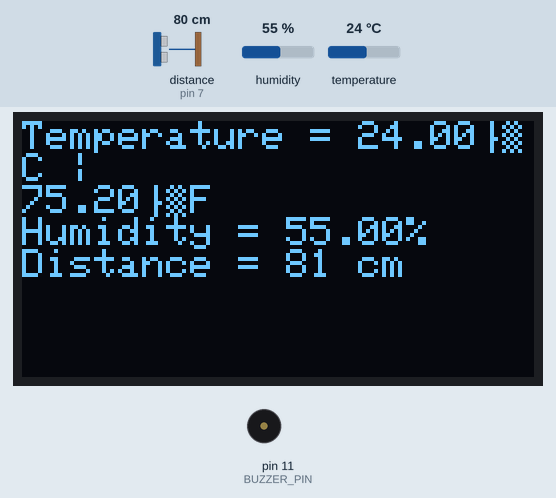
This sketch was run on a simulated Arduino Uno, built with avr-gcc and run on an emulated ATmega328P. Parts: 128×64 one-colour display, buzzer (waves = sounding, pin HIGH). The inputs (shaded band) are chosen by the test bench; at power-on: distance to the obstacle (sensor on pin 7) 80 cm, humidity 55 %, temperature 24 °C. The echo pulse lasts 58.3 µs per cm; the modem accepts every AT command (registered, SIM ready, sends succeed) and sends nothing else; what the sketch prints to the serial monitor is not drawn.

Above: at 3.5 s.
3.6 s: distance to the obstacle (sensor on pin 7) set to 21 cm
6.4 s: distance to the obstacle (sensor on pin 7) set to 18 cm
At 7.8 s:
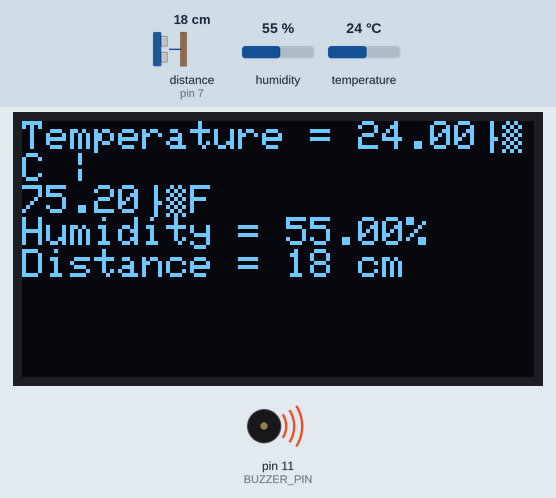
9.0 s: humidity set to 22 %
At 11.1 s:
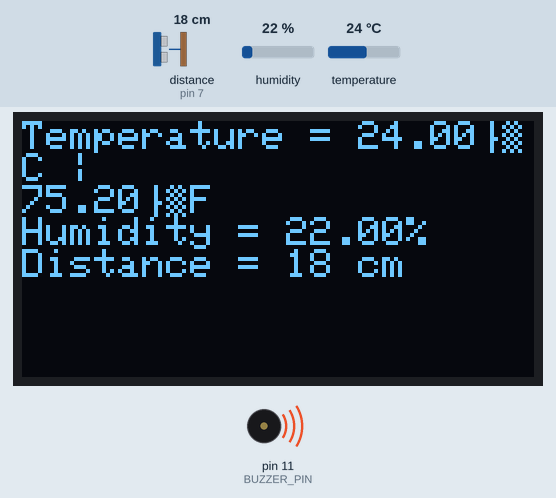
11.5 s: temperature set to 12 °C
At 13.1 s:
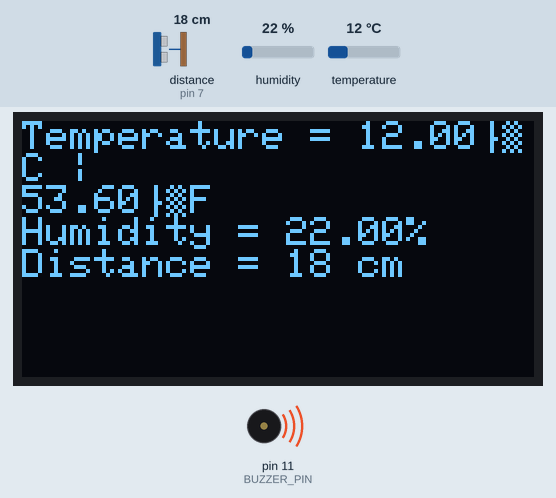
14.0 s: temperature set to 19 °C
At 16.3 s:
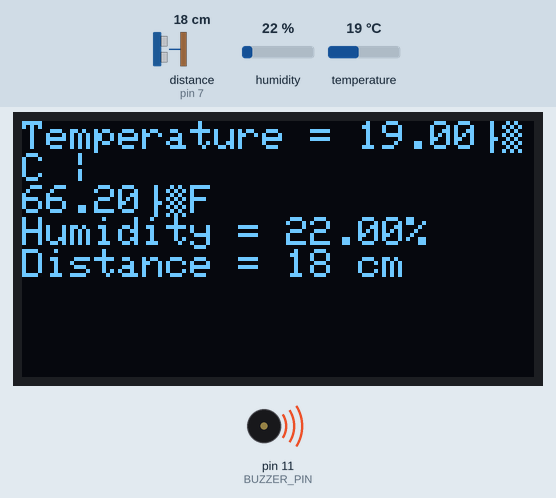
16.6 s: distance to the obstacle (sensor on pin 7) set to 2 cm
At 18.4 s:
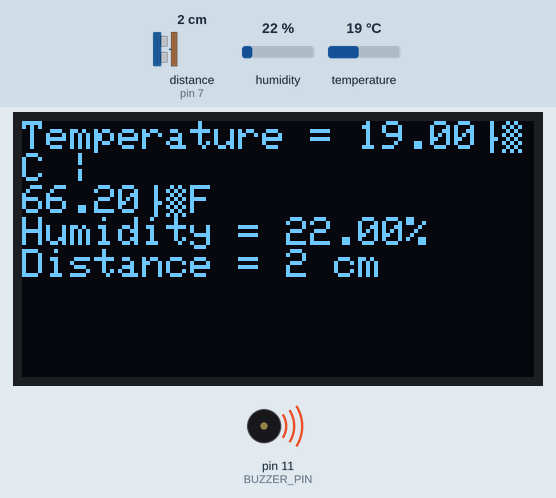
Timing chart, 0 to 19.9 s (numbered marks = the images above; inputs shaded):
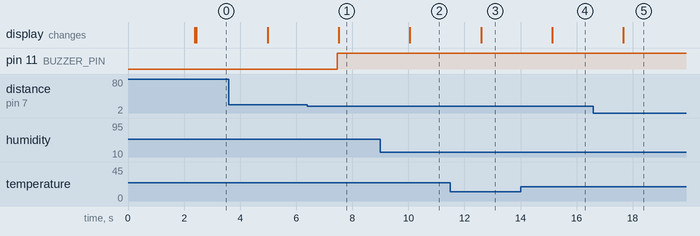

Measured:
- the behaviour switches between 20 and 19 cm on distance to the obstacle (sensor on pin 7) (found by bisection; images 0 and 1)
- after the input at 6.4 s, pin 11 (BUZZER_PIN): LOW → HIGH after 1.1 s; the display: changes after 1.1 s (image 1)
- after the input at 9.0 s, the display: changes after 1.1 s (image 2)
- after the input at 11.5 s, the display: changes after 1.1 s (image 3)
- after the input at 14.0 s, the display: changes after 1.1 s (image 4)
- after the input at 16.6 s, the display: changes after 1.1 s (image 5)

The sketch:

EmbeddedProject.ino
```cpp
#include <SoftwareSerial.h>


#include "NewPing.h"
#include <dht.h>        // Include library
#include <SPI.h>
#include <Wire.h>
#include <Adafruit_GFX.h>
#include <Adafruit_SSD1306.h>

#define outPin 9        // Defines pin number to which the sensor is connected

#define DELAY_MS 1000
#define GSM_DELAY_MS 200
#define RESPONSE_TIMEOUT_MS 200
#define GPRS_RESPONSE_TIMEOUT_MS 3000
#define DISCONNECT_TIMEOUT_MS 4000

// Hook up HC-SR04 with Trig to Arduino Pin 9, Echo to Arduino pin 10
#define TRIGGER_PIN 6
#define ECHO_PIN 7

#define BUZZER_PIN 11  // Example pin, replace with your chosen pin

// Maximum distance we want to ping for (in centimeters).
#define MAX_DISTANCE 400
#define SCREEN_WIDTH 128 // OLED display width, in pixels
#define SCREEN_HEIGHT 64 // OLED display height, in pixels

// Declaration for SSD1306 display connected using I2C
#define OLED_RESET     -1 // Reset pin # (or -1 if sharing Arduino reset pin)
#define SCREEN_ADDRESS 0x3C

//Create software serial object to communicate with SIM800L
SoftwareSerial SIM800(13, 12); //SIM800L Tx & Rx is connected to Arduino #3 & #2


Adafruit_SSD1306 display(SCREEN_WIDTH, SCREEN_HEIGHT, &Wire, OLED_RESET);
dht DHT;                // Creates a DHT object

// NewPing setup of pins and maximum distance.
NewPing sonar(TRIGGER_PIN, ECHO_PIN, MAX_DISTANCE);

void initializeGSM();
void establishGPRSConnection();
boolean endGPRSConnection();
boolean isGPRSConnected();
boolean waitForExpectedResponse(const char* expectedAnswer = "OK", unsigned int timeout = RESPONSE_TIMEOUT_MS);
void connectToThingSpeak();
void sendDataToThingSpeak(float temperature, float humidity, int distance);
void disconnectFromThingSpeak();
void handleThingSpeak(float temperature, float humidity, int distance);

const char* APN = "internet";
const char* USER = "";
const char* PASS = "";
const char* THINGSPEAK_HOST = "api.thingspeak.com";
const int THINGSPEAK_PORT = 80;
const char* API_KEY = "PJKILCUJ44NZSCXD";


void setup() {
   //Begin serial communication with Arduino and Arduino IDE (Serial Monitor)
  Serial.begin(9600);

  //Begin serial communication with Arduino and SIM800L
  SIM800.begin(9600);

  Serial.println("Initializing...");
    Serial.println("yo...");

  delay(1000);
  initializeGSM();
  SIM800.println("AT"); //Once the handshake test is successful, i t will back to OK
  updateSerial();


  pinMode(BUZZER_PIN, OUTPUT);  // Set the buzzer pin as an output

	Serial.begin(9600);
    // initialize the OLED object
  if(!display.begin(SSD1306_SWITCHCAPVCC, SCREEN_ADDRESS)) {
    Serial.println(F("SSD1306 allocation failed"));
    for(;;); // Don't proceed, loop forever
  }
    display.clearDisplay();

}

void loop() {
  int distance = sonar.ping_cm();


  if (distance < 20) {
    digitalWrite(BUZZER_PIN, HIGH);  // Turn the buzzer ON

  } else {
    digitalWrite(BUZZER_PIN, LOW);  // Turn the buzzer OFF
  }

    int readData = DHT.read11(outPin);

    float t = DHT.temperature;        // Read temperature
    float h = DHT.humidity;           // Read humidity

    // Set text size and color
    display.setTextSize(1);
    display.setTextColor(WHITE);
    // Print temperature and humidity readings
    display.setCursor(0, 0);
    display.print("Temperature = ");
    Serial.println(t);
    display.print(t);
    display.println("°C |");
    display.print((t*9.0)/5.0+32.0);        // Convert celsius to fahrenheit
    display.println("°F ");
    display.print("Humidity = ");
    display.print(h);
    display.println("%");
    display.print("Distance = ");
    display.print(distance);
    display.println(" cm");
    // Display the content on the OLED
    display.display();

    delay(500); // wait two seconds
    display.clearDisplay();

    if (isnan(h) || isnan(t)) {
      Serial.println("Failed to read from DHT11 sensor!");
      return;
    }
    handleThingSpeak(t, h, distance);
    delay(500);
}


void updateSerial()
{
  delay(500);
  while (Serial.available())
  {
    SIM800.write(Serial.read());//Forward what Serial received to Software Serial Port
  }
  while(SIM800.available())
  {
    Serial.write(SIM800.read());//Forward what Software Serial received to Serial Port
  }
}

void initializeGSM() {
  SIM800.println("AT");
  waitForExpectedResponse();
  delay(GSM_DELAY_MS);
  SIM800.println("AT+CPIN?");
  waitForExpectedResponse("+CPIN: READY");
  delay(GSM_DELAY_MS);
  SIM800.println("AT+CFUN=1");
  waitForExpectedResponse();
  delay(GSM_DELAY_MS);
  SIM800.println("AT+CREG?");
  waitForExpectedResponse("+CREG: 0,");
  delay(GSM_DELAY_MS);
}

void establishGPRSConnection() {
  SIM800.println("AT+SAPBR=3,1,\"Contype\",\"GPRS\"");
  waitForExpectedResponse();
  delay(GSM_DELAY_MS);
  SIM800.println("AT+SAPBR=3,1,\"APN\",\"" + String(APN) + "\"");
  waitForExpectedResponse();
  delay(GSM_DELAY_MS);
  if (USER != "") {
    SIM800.println("AT+SAPBR=3,1,\"USER\",\"" + String(USER) + "\"");
    waitForExpectedResponse();
    delay(GSM_DELAY_MS);
  }
  if (PASS != "") {
    SIM800.println("AT+SAPBR=3,1,\"PWD\",\"" + String(PASS) + "\"");
    waitForExpectedResponse();
    delay(GSM_DELAY_MS);
  }
  SIM800.println("AT+SAPBR=1,1");
  waitForExpectedResponse("OK", GPRS_RESPONSE_TIMEOUT_MS);
  delay(GSM_DELAY_MS);
}

boolean isGPRSConnected() {
  SIM800.println("AT+SAPBR=2,1");
  if (waitForExpectedResponse("0.0.0.0") == 1) { return false; }
  return true;
}

boolean endGPRSConnection() {
  SIM800.println("AT+CGATT=0");
  waitForExpectedResponse("OK", DISCONNECT_TIMEOUT_MS);
  return true;
}

boolean waitForExpectedResponse(const char* expectedAnswer, unsigned int timeout) {
  unsigned long previous = millis();
  String response;
  while ((millis() - previous) < timeout) {
    while (SIM800.available()) {
      char c = SIM800.read();
      response.concat(c);
      if (response.indexOf(expectedAnswer) != -1) {
        Serial.println(response);
        return true;
      }
    }
  }
  Serial.println(response);
  return false;
}

void connectToThingSpeak() {
  Serial.println("Connecting to ThingSpeak...");
  SIM800.println("AT+CIPSTART=\"TCP\",\"" + String(THINGSPEAK_HOST) + "\"," + String(THINGSPEAK_PORT));
  if (waitForExpectedResponse("CONNECT OK")) {
    Serial.println("Connected to ThingSpeak");
  } else {
    Serial.println("Connection to ThingSpeak failed");
  }
}

void sendDataToThingSpeak(float temperature, float humidity, int distance) {
  String data = "api_key=" + String(API_KEY) + "&field1=" + String(temperature) + "&field2=" + String(humidity) + "&field3=" + String(distance);
  String postRequest = "POST /update HTTP/1.1\r\n";
  postRequest += "Host: " + String(THINGSPEAK_HOST) + "\r\n";
  postRequest += "Content-Type: application/x-www-form-urlencoded\r\n";
  postRequest += "Content-Length: " + String(data.length()) + "\r\n\r\n";
  postRequest += data;

  SIM800.println("AT+CIPSEND=" + String(postRequest.length()));
  if (waitForExpectedResponse(">")) {
    SIM800.println(postRequest);
    if (waitForExpectedResponse("OK")) {
      Serial.println("Data sent to ThingSpeak");
    } else {
      Serial.println("Failed to send data to ThingSpeak");
    }
  } else {
    Serial.println("Error in sending data to ThingSpeak");
  }
}

void disconnectFromThingSpeak() {
  SIM800.println("AT+CIPCLOSE");
  waitForExpectedResponse("CLOSE OK");
  Serial.println("Disconnected from ThingSpeak");
  delay(DELAY_MS);
}

void handleThingSpeak(float temperature, float humidity, int distance) {
  connectToThingSpeak();
  sendDataToThingSpeak(temperature, humidity, distance);
  disconnectFromThingSpeak();
}
```
